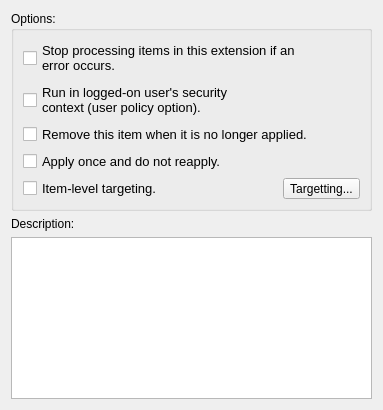
<?xml version="1.0" encoding="UTF-8"?>
<ui version="4.0">
 <class>CommonView</class>
 <widget class="QWidget" name="CommonView">
  <property name="geometry">
   <rect>
    <x>0</x>
    <y>0</y>
    <width>383</width>
    <height>410</height>
   </rect>
  </property>
  <property name="windowTitle">
   <string>Form</string>
  </property>
  <layout class="QGridLayout" name="gridLayout">
   <item row="0" column="0">
    <widget class="QGroupBox" name="groupBox">
     <property name="title">
      <string>Options:</string>
     </property>
     <layout class="QVBoxLayout" name="verticalLayout">
      <item>
       <widget class="QCheckBox" name="stopOnErrorCheckBox">
        <property name="font">
         <font>
          <pointsize>10</pointsize>
         </font>
        </property>
        <property name="text">
         <string>Stop processing items in this extension if an
error occurs.</string>
        </property>
       </widget>
      </item>
      <item>
       <widget class="QCheckBox" name="userContextCheckBox">
        <property name="font">
         <font>
          <pointsize>10</pointsize>
         </font>
        </property>
        <property name="text">
         <string>Run in logged-on user's security
context (user policy option).</string>
        </property>
       </widget>
      </item>
      <item>
       <widget class="QCheckBox" name="removeThisCheckBox">
        <property name="font">
         <font>
          <pointsize>10</pointsize>
         </font>
        </property>
        <property name="text">
         <string>Remove this item when it is no longer applied.</string>
        </property>
       </widget>
      </item>
      <item>
       <widget class="QCheckBox" name="applyOnceCheckBox">
        <property name="font">
         <font>
          <pointsize>10</pointsize>
         </font>
        </property>
        <property name="text">
         <string>Apply once and do not reapply.</string>
        </property>
       </widget>
      </item>
      <item>
       <layout class="QHBoxLayout" name="horizontalLayout">
        <item>
         <widget class="QCheckBox" name="itemLevelCheckBox">
          <property name="font">
           <font>
            <pointsize>10</pointsize>
           </font>
          </property>
          <property name="text">
           <string>Item-level targeting.</string>
          </property>
         </widget>
        </item>
        <item>
         <widget class="QToolButton" name="targetingToolButton">
          <property name="text">
           <string>Targetting...</string>
          </property>
         </widget>
        </item>
       </layout>
      </item>
     </layout>
    </widget>
   </item>
   <item row="1" column="0">
    <widget class="QLabel" name="descriptionLabel">
     <property name="text">
      <string>Description:</string>
     </property>
     <property name="buddy">
      <cstring>descriptionTextEdit</cstring>
     </property>
    </widget>
   </item>
   <item row="2" column="0">
    <widget class="QTextEdit" name="descriptionTextEdit"/>
   </item>
  </layout>
 </widget>
 <resources/>
 <connections/>
</ui>
